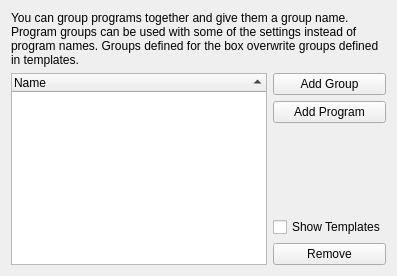
       <widget class="QWidget" name="tabGroups">
        <attribute name="title">
         <string>Program Groups</string>
        </attribute>
        <layout class="QGridLayout" name="gridLayout_18">
         <item row="0" column="0">
          <layout class="QGridLayout" name="gridLayout_15">
           <item row="1" column="1">
            <widget class="QPushButton" name="btnAddGroup">
             <property name="text">
              <string>Add Group</string>
             </property>
            </widget>
           </item>
           <item row="3" column="1">
            <spacer name="verticalSpacer_7">
             <property name="orientation">
              <enum>Qt::Vertical</enum>
             </property>
             <property name="sizeHint" stdset="0">
              <size>
               <width>20</width>
               <height>40</height>
              </size>
             </property>
            </spacer>
           </item>
           <item row="1" column="0" rowspan="5">
            <widget class="QTreeWidget" name="treeGroups">
             <property name="sortingEnabled">
              <bool>true</bool>
             </property>
             <column>
              <property name="text">
               <string>Name</string>
              </property>
             </column>
            </widget>
           </item>
           <item row="2" column="1">
            <widget class="QPushButton" name="btnAddProg">
             <property name="text">
              <string>Add Program</string>
             </property>
            </widget>
           </item>
           <item row="0" column="0" colspan="2">
            <widget class="QLabel" name="label_3">
             <property name="text">
              <string>You can group programs together and give them a group name.  Program groups can be used with some of the settings instead of program names. Groups defined for the box overwrite groups defined in templates.</string>
             </property>
             <property name="wordWrap">
              <bool>true</bool>
             </property>
            </widget>
           </item>
           <item row="5" column="1">
            <widget class="QPushButton" name="btnDelProg">
             <property name="text">
              <string>Remove</string>
             </property>
            </widget>
           </item>
           <item row="4" column="1">
            <widget class="QCheckBox" name="chkShowGroupTmpl">
             <property name="text">
              <string>Show Templates</string>
             </property>
            </widget>
           </item>
          </layout>
         </item>
        </layout>
       </widget>
